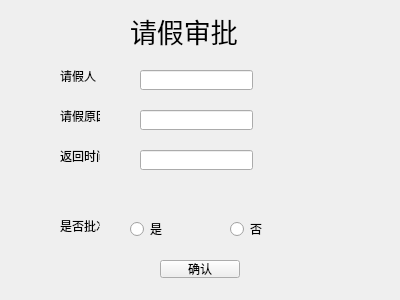
<?xml version="1.0" encoding="UTF-8"?>
<ui version="4.0">
 <class>ManagerMdUI_free_approve</class>
 <widget class="QWidget" name="ManagerMdUI_free_approve">
  <property name="geometry">
   <rect>
    <x>0</x>
    <y>0</y>
    <width>400</width>
    <height>300</height>
   </rect>
  </property>
  <property name="windowTitle">
   <string>Form</string>
  </property>
  <widget class="QLabel" name="label">
   <property name="geometry">
    <rect>
     <x>130</x>
     <y>10</y>
     <width>171</width>
     <height>41</height>
    </rect>
   </property>
   <property name="font">
    <font>
     <pointsize>20</pointsize>
    </font>
   </property>
   <property name="text">
    <string>请假审批</string>
   </property>
  </widget>
  <widget class="QLabel" name="label_2">
   <property name="geometry">
    <rect>
     <x>60</x>
     <y>70</y>
     <width>40</width>
     <height>12</height>
    </rect>
   </property>
   <property name="text">
    <string>请假人</string>
   </property>
  </widget>
  <widget class="QLabel" name="label_3">
   <property name="geometry">
    <rect>
     <x>60</x>
     <y>110</y>
     <width>40</width>
     <height>12</height>
    </rect>
   </property>
   <property name="text">
    <string>请假原因</string>
   </property>
  </widget>
  <widget class="QLabel" name="label_4">
   <property name="geometry">
    <rect>
     <x>60</x>
     <y>150</y>
     <width>40</width>
     <height>12</height>
    </rect>
   </property>
   <property name="text">
    <string>返回时间</string>
   </property>
  </widget>
  <widget class="QLabel" name="label_5">
   <property name="geometry">
    <rect>
     <x>60</x>
     <y>220</y>
     <width>40</width>
     <height>12</height>
    </rect>
   </property>
   <property name="text">
    <string>是否批准</string>
   </property>
  </widget>
  <widget class="QRadioButton" name="radioButton_yes">
   <property name="geometry">
    <rect>
     <x>130</x>
     <y>220</y>
     <width>73</width>
     <height>18</height>
    </rect>
   </property>
   <property name="text">
    <string>是</string>
   </property>
  </widget>
  <widget class="QRadioButton" name="radioButton_no">
   <property name="geometry">
    <rect>
     <x>230</x>
     <y>220</y>
     <width>73</width>
     <height>18</height>
    </rect>
   </property>
   <property name="text">
    <string>否</string>
   </property>
  </widget>
  <widget class="QLineEdit" name="lineEdit_name">
   <property name="geometry">
    <rect>
     <x>140</x>
     <y>70</y>
     <width>113</width>
     <height>20</height>
    </rect>
   </property>
  </widget>
  <widget class="QLineEdit" name="lineEdit_reason">
   <property name="geometry">
    <rect>
     <x>140</x>
     <y>110</y>
     <width>113</width>
     <height>20</height>
    </rect>
   </property>
  </widget>
  <widget class="QLineEdit" name="lineEdit_backtime">
   <property name="geometry">
    <rect>
     <x>140</x>
     <y>150</y>
     <width>113</width>
     <height>20</height>
    </rect>
   </property>
  </widget>
  <widget class="QPushButton" name="pushButton">
   <property name="geometry">
    <rect>
     <x>160</x>
     <y>260</y>
     <width>80</width>
     <height>18</height>
    </rect>
   </property>
   <property name="text">
    <string>确认</string>
   </property>
  </widget>
 </widget>
 <resources/>
 <connections/>
</ui>
